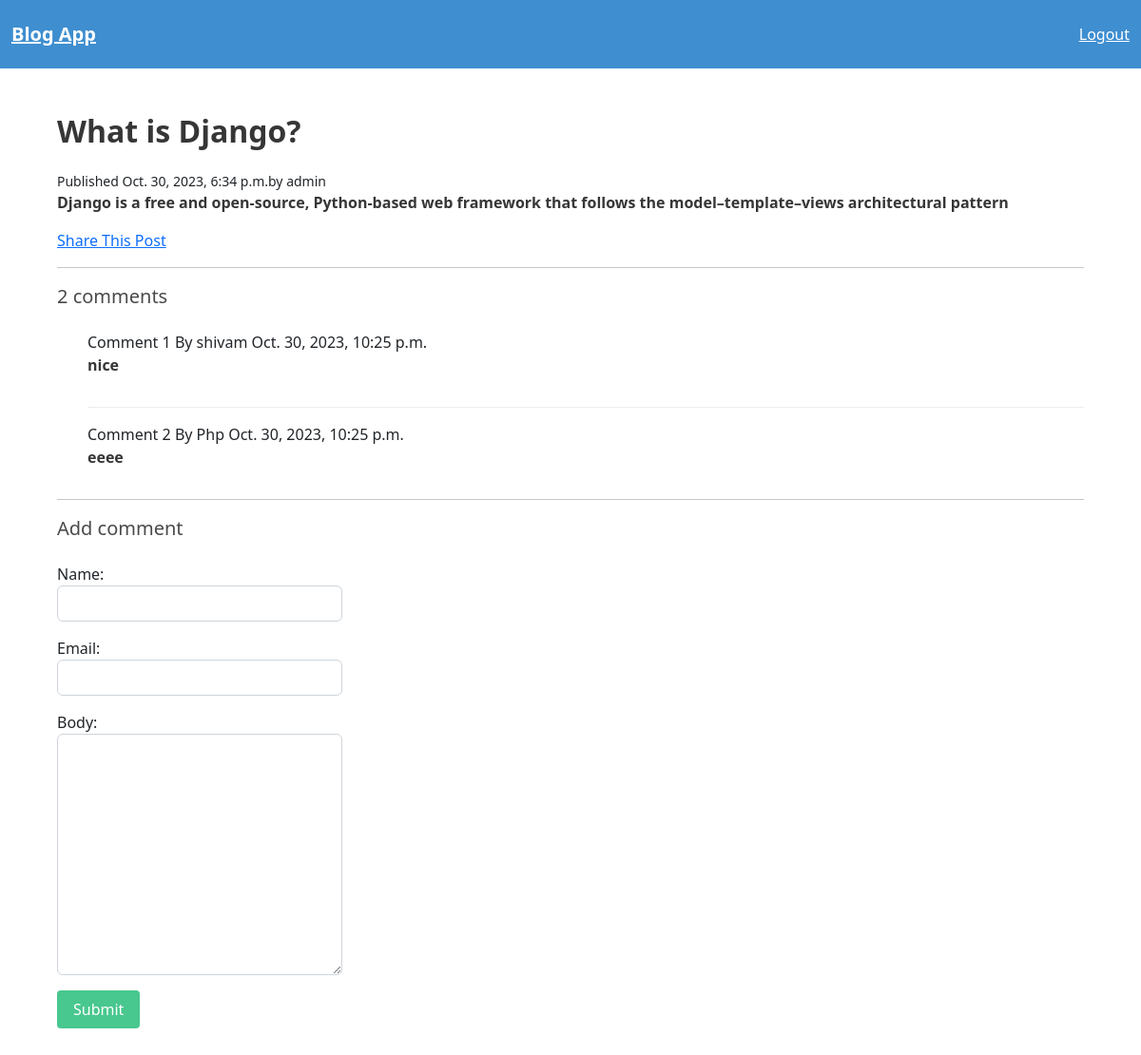
The app's page /post_detail/1 (signed in) with its own data.
### app/models.py (models this page shows)
class Blog(models.Model):
    title = models.CharField(max_length=200)
    content = models.TextField()
    created_at = models.DateTimeField(auto_now_add=True)
    author = models.ForeignKey(User, on_delete=models.CASCADE)

class Comment(models.Model):
    blog = models.ForeignKey(Blog, on_delete=models.CASCADE)
    author = models.ForeignKey(User, on_delete=models.CASCADE)
    name = models.CharField(max_length=255)
    email = models.EmailField(default='')
    body = models.TextField(default='')
    comment_date = models.DateTimeField(auto_now_add=True)

### app/views.py (the view)
# urls.py: path('post_detail/<int:id>',views.post_detail,name='post_detail'),
@login_required()
def post_detail(request, id):
    post = Blog.objects.get(id=id)
    current_user=request.user
    blog_id = id
    if request.method=="POST":
        form=CommentForm(request.POST)
        if form.is_valid():
            name=request.POST['name']
            email=request.POST['email']
            body=request.POST['body']
            comment = Comment(blog_id=blog_id,author=current_user,name=name,email=email,body=body)
            comment.save()
            return redirect('post_detail',id=id)
    else:
        form=CommentForm()
    return render(request, 'detail.html', {'post': post,'form':form})

### app/forms.py
class CommentForm(forms.ModelForm):
    name = forms.CharField(label='Name',max_length=10,widget=forms.TextInput(attrs={'class': 'form-control'}))
    email = forms.EmailField(widget=forms.EmailInput(attrs={'class': 'form-control'}))
    body = forms.CharField(widget=forms.Textarea(attrs={'class': 'form-control'}))
    class Meta:
        model = Comment
        fields = ['name', 'email', 'body']

### templates/detail.html (shortened to what this page needs)
{% extends 'base.html' %}
{% block content %}
    <h1 class="title">{{ post.title }}</h1>
    <small>Published {{ post.created_at }}by {{post.author}}</small>
    <p><strong>{{ post.content }}</strong></p>
    <a href="{% url 'share_post' post.id %}">Share This Post</a>
    <hr>
    <h2 class="subtitle">
        {% if post.comment_set.count == 0 %}
            0 comments
        {% else %}
            {{ post.comment_set.count }} comment{{ post.comment_set.count|pluralize }}
        {% endif %}
    </h2>
    <ul>
        {% if post.comment_set.count == 0 %}
            <li>No comments show yet.</li>
        {% else %}
            {% for comment in post.comment_set.all %}
            <article class="media">
                <div class="media-content">
                    <div class="content">
                        <p>
                             Comment {{ forloop.counter }} By {{ comment.name }} {{ comment.comment_date }}
                            <br>
                            <strong>{{ comment.body }}</strong>
                        </p>
                    </div>
                </div>
            </article>
            {% endfor %}
        {% endif %}
    </ul>
    <hr>
    <h2 class="subtitle">Add comment</h2>
    <form method="POST" action="">
        <div class="form-group">
        {{ form.as_p }}
        </div>
        <div class="field">
            <div class="control">
                <button class="button is-success">Submit</button>
            </div>
        </div>
    </form>
{% endblock %}

### templates/detail.html (style rules this page uses)
.form-control { width: 300px; }

### records on screen
Blog: title "What is Django?", created_at "Oct. 30, 2023, 6:34 p.m.", author "admin", content "Django is a free and open-source, Python-based web framework that follows the model–template–views architectural pattern", comment_set.count "2"
Comment: name "shivam", comment_date "Oct. 30, 2023, 10:25 p.m.", body "nice"
Comment: name "Php", comment_date "Oct. 30, 2023, 10:25 p.m.", body "eeee"
